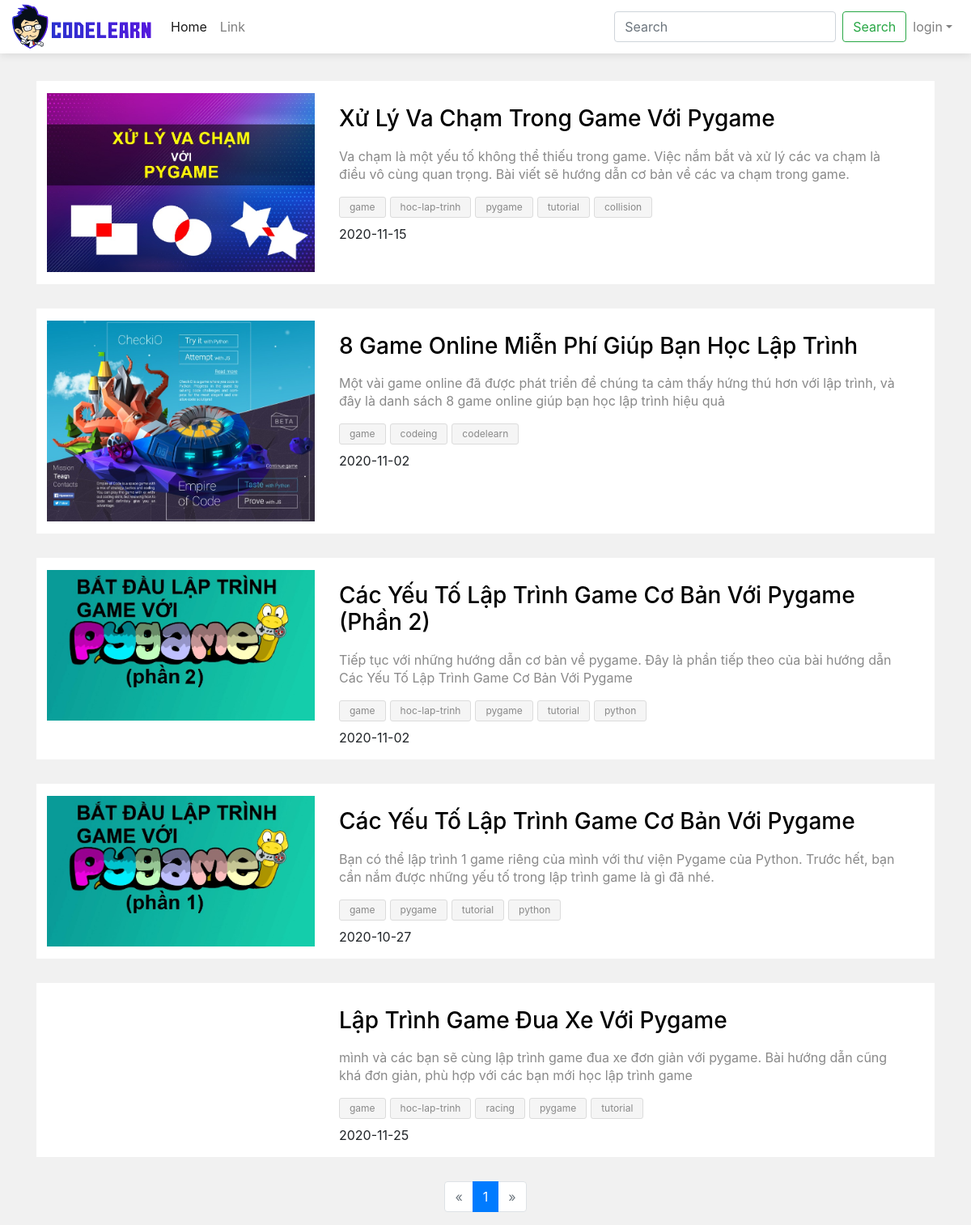
The app's page /tag/index.php?tag=game with its own data.
### tables this page shows
CREATE TABLE IF NOT EXISTS `news_tags` (
  `new_id` int NOT NULL,
  `tag_id` int NOT NULL,
  PRIMARY KEY (`new_id`,`tag_id`)
);

CREATE TABLE IF NOT EXISTS `news` (
  `id` int NOT NULL AUTO_INCREMENT,
  `img` text NOT NULL,
  `header_title` varchar(200) NOT NULL,
  `content` text NOT NULL,
  `description` text NOT NULL,
  `create_at` date NOT NULL,
  PRIMARY KEY (`id`)
);

CREATE TABLE IF NOT EXISTS `tags` (
  `id` int NOT NULL AUTO_INCREMENT,
  `name` varchar(30) NOT NULL,
  PRIMARY KEY (`id`),
  UNIQUE KEY `name` (`name`)
);

### app/models/Db.php (called while the page is built, shortened)
<?php
class Db{
    public static $connection = null;
    public function __construct()
    {
        if(!self::$connection){
            self::$connection = new mysqli(DB_HOST, DB_USER, DB_PASS, DB_NAME, DB_PORT);
            self::$connection->set_charset('utf8mb4');
        }
        return self::$connection;
    }
    public function select($mysql){
        $mysql->execute();
        $item = $mysql->get_result()->fetch_all(MYSQLI_ASSOC);
        return $item;
    }
}

### app/models/NewsModel.php (called while the page is built, shortened)
<?php
class NewsModel extends Db
{
    public function getTotalRowByTag($tag)
    {
        $sql = parent::$connection->prepare("SELECT COUNT(news.id) FROM news JOIN news_tags ON news_tags.new_id = news.id JOIN tags ON tags.id = news_tags.tag_id WHERE tags.name = ?");
        $sql->bind_param('s', $tag);
        return parent::select($sql)[0]['COUNT(news.id)'];
    }
    public function getNewsByTagPage($tag, $page, $perPage)
    {
        $start = ($page - 1) * $perPage;
        $sql = parent::$connection->prepare("SELECT * FROM `news` JOIN `news_tags` ON news_tags.new_id = news.id JOIN `tags` ON tags.id = news_tags.tag_id WHERE tags.name = ? LIMIT ?,?");
        $sql->bind_param('sii', $tag, $start, $perPage);
        return parent::select($sql);
    }
    public function getTagById($id)
    {
        $sql = parent::$connection->prepare("SELECT tags.name FROM `news` JOIN news_tags ON news_tags.new_id = news.id JOIN tags ON tags.id = news_tags.tag_id WHERE news.id=?");
        $sql->bind_param('i', $id);
        return parent::select($sql);
    }
}

### tag/index.php (the view, shortened to what this page needs)
<?php
require_once '../component/Navbar.php';
require_once '../component/Pagination.php';
require_once '../component/Tag.php';
$perPage = 6;
$page = 1;
$tag = '';
if (isset($_GET['tag'])) {
	$tag = $_GET['tag'];
}
$newModel = new NewsModel();
$newList = $newModel->getNewsByTagPage($tag, $page, $perPage);
if (isset($_SESSION['username'])) {
    $user = false;
    $username = $_SESSION['username'];
} else {
    $user = true;
    $username = 'login';
}
?>
<!DOCTYPE html>
<html lang="en">
<head>
	<link rel="stylesheet" href="https://maxcdn.bootstrapcdn.com/bootstrap/4.0.0/css/bootstrap.min.css">
	<link rel="stylesheet" href="/<?php echo BASE_URL ?>/public/css/listNews.css">
	<link rel="stylesheet" href="/<?php echo BASE_URL ?>/public/css/style.css">
</head>
<body>
	<?php echo Navbar::createNavbar($user,$username) ?>
	<div class="container test">
		<?php foreach ($newList as $value) { ?>
			<div class="list-items">
				<div class="item">
					<div class="row">
						<div class="col-md-4">
							<a href="/<?php echo BASE_URL ?>/post/?id=<?php echo $value['id'] ?>"><img src="/<?php echo BASE_URL ?>/public/img/<?php echo $value['img'] ?>" alt="" class="img-fluid"></a>
						</div>
						<div class="col-md-8">
							<h3 class="header-title"><a href="/<?php echo BASE_URL ?>/post/?id=<?php echo $value['id'] ?>"><?php echo $value['header_title'] ?></a></h3>
							<p class="description"><?php echo $value['description'] ?></p>
							<?php echo Tag::createTag($value['new_id']) ?>
							<div class="create-at"><?php echo $value['create_at'] ?></div>
						</div>
					</div>
				</div>
			</div>
		<?php } ?>
	</div>
	<nav aria-label="Page navigation">
		<ul class="pagination justify-content-center">
			<?php
			$link = '/' . BASE_URL . '/tag/?tag=' . $tag . '&';
			echo Pagination::createPageLinks($newModel->getTotalRowByTag($tag), $perPage, $page, $link); ?>
		</ul>
	</nav>
</body>
</html>

### component/Tag.php (shortened to what this page needs)
<?php
class Tag
{
    public static function createTag($id)
    {
        $newsModel = new NewsModel();
        $tagList = $newsModel->getTagById($id);
        $result = '<div class="row tag-list">
            <div class="col-md-12 tag-scroll">';
        foreach ($tagList as $value) {
            $result .= '<span><a href="/' . BASE_URL . '/tag/?tag='.$value['name'].'">'.$value['name'].'</a></span>';
        }
        $result .= '</div>
        </div>';
        return $result;
    }
}

### public/css/listNews.css (style rules this page uses)
body { background-color: #f1f1f1; }
.list-items { background-color: #fff; }
.list-items .item { margin-bottom: 30px; padding: 15px 44px 15px 13px; border-radius: 3px; }

### public/css/style.css (style rules this page uses)
body { background-color: #f1f1f1; }
.tag-list span a { padding: 5px 12px; font-size: 12px; line-height: 14px; display: block; color: #898989; text-decoration: none; background-color: transparent; }
.tag-list span { display: inline-block; margin-bottom: 5px; margin-right: 5px; border: 1px solid #dcdcdc; border-radius: 3px; background: #f5f5f5; transition: all 300ms; }
.tag-list .tag-scroll { white-space: nowrap; margin-bottom: 3px; overflow-x: hidden; overflow-y: hidden; padding-left: 0; margin-left: 15px; }
.test { margin-top: 100px; }

### tag/index.php (style rules this page uses)
.header-title a, .header-title a:hover { color: black; text-decoration: none; }
.header-title { margin: 15px 0 18px 0; }
.description { color: #898989; font-size: 16px; line-height: 22px; }

### records on screen
news_tags: new.img (picture), new.header_title "Xử Lý Va Chạm Trong Game Với Pygame", new.description "Va chạm là một yếu tố không thể thiếu trong game. Việc nắm bắt và xử lý các va chạm là điều vô cùng quan trọng. Bài viết sẽ hướng dẫn cơ bản về các va chạm trong game.", new.create_at "2020-11-15"
tags: name "game"
tags: name "hoc-lap-trinh"
tags: name "pygame"
tags: name "tutorial"
tags: name "collision"
news_tags: new.img (picture), new.header_title "8 Game Online Miễn Phí Giúp Bạn Học Lập Trình", new.description "Một vài game online đã được phát triển để chúng ta cảm thấy hứng thú hơn với lập trình, và đây là danh sách 8 game online giúp bạn học lập trình hiệu quả", new.create_at "2020-11-02"
tags: name "codeing"
tags: name "codelearn"
news_tags: new.img (picture), new.header_title "Các Yếu Tố Lập Trình Game Cơ Bản Với Pygame (Phần 2)", new.description "Tiếp tục với những hướng dẫn cơ bản về pygame. Đây là phần tiếp theo của bài hướng dẫn Các Yếu Tố Lập Trình Game Cơ Bản Với Pygame", new.create_at "2020-11-02"
tags: name "python"
news_tags: new.img (picture), new.header_title "Các Yếu Tố Lập Trình Game Cơ Bản Với Pygame", new.description "Bạn có thể lập trình 1 game riêng của mình với thư viện Pygame của Python. Trước hết, bạn cần nắm được những yếu tố trong lập trình game là gì đã nhé.", new.create_at "2020-10-27"
news_tags: new.header_title "Lập Trình Game Đua Xe Với Pygame", new.description "mình và các bạn sẽ cùng lập trình game đua xe đơn giản với pygame. Bài hướng dẫn cũng khá đơn giản, phù hợp với các bạn mới học lập trình game", new.create_at "2020-11-25"
tags: name "racing"

### other values on screen
$username "login"
